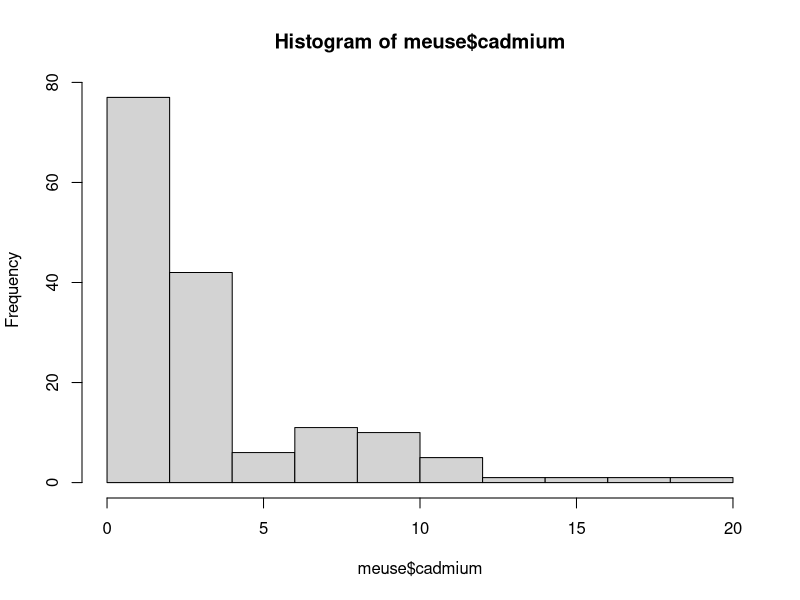
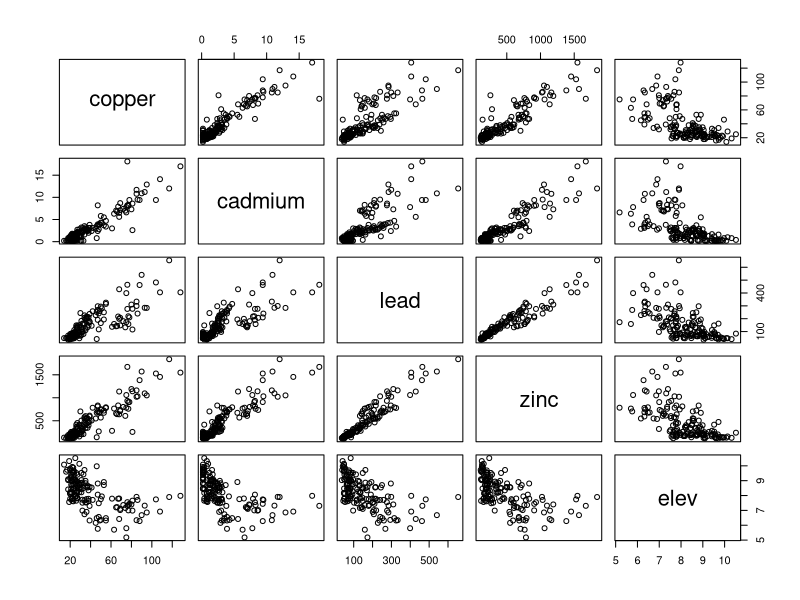
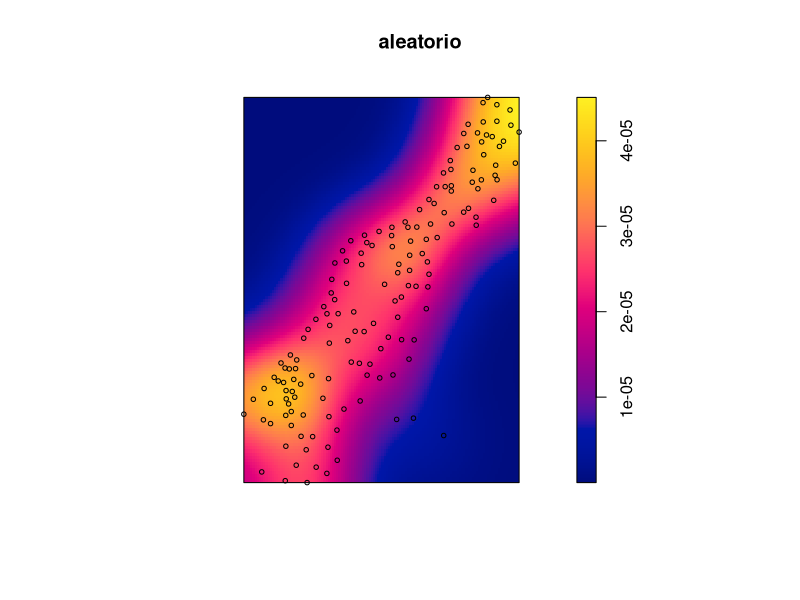
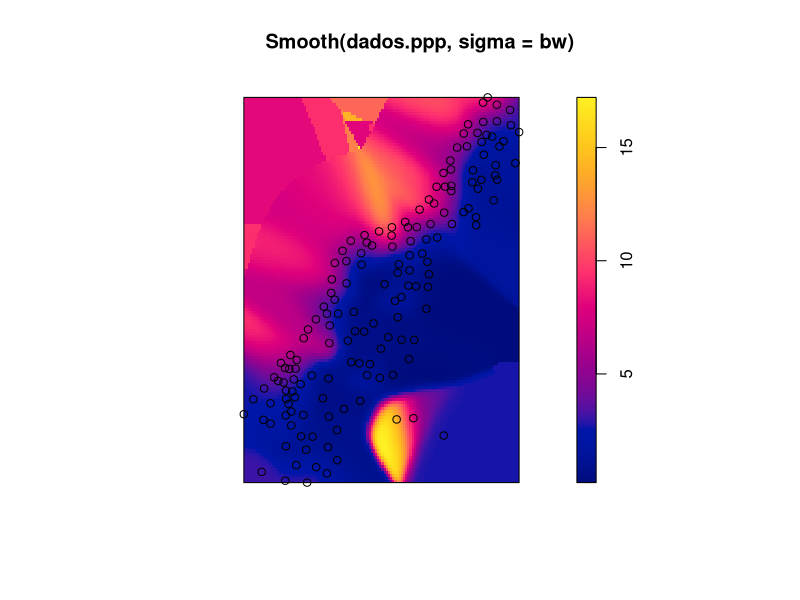
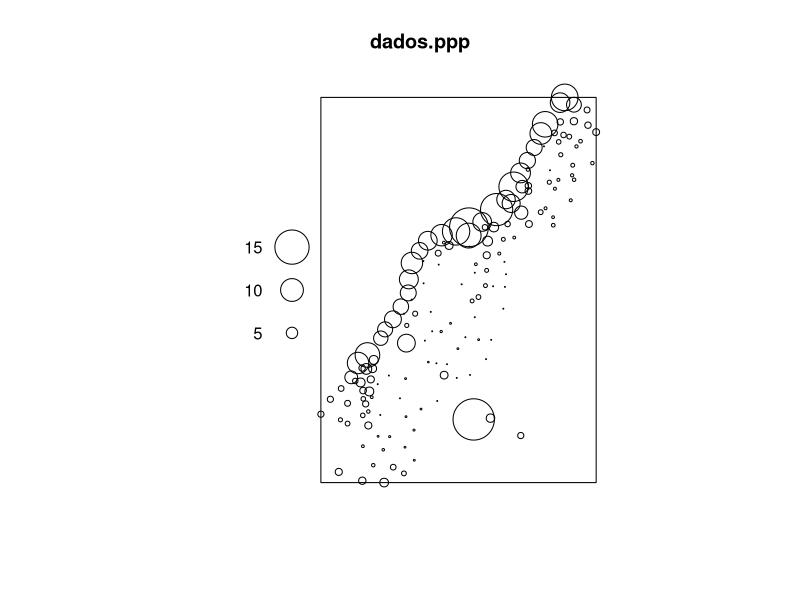
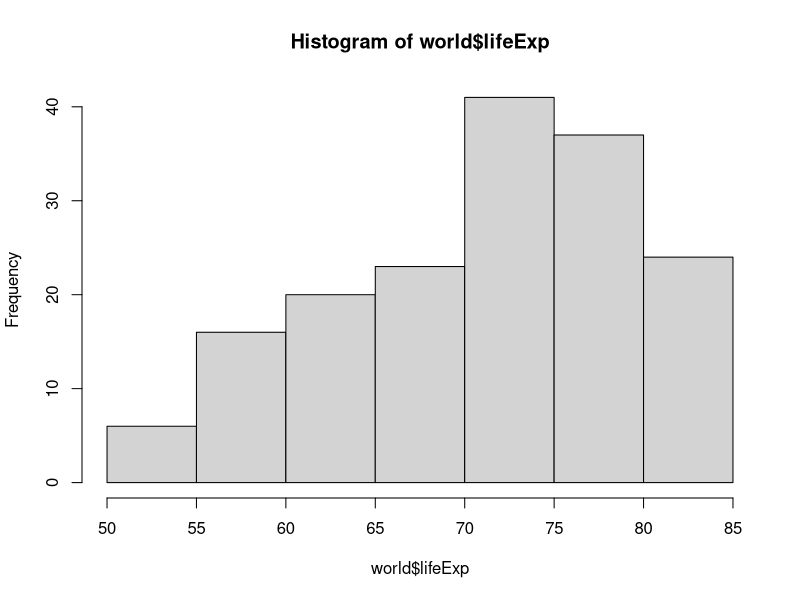
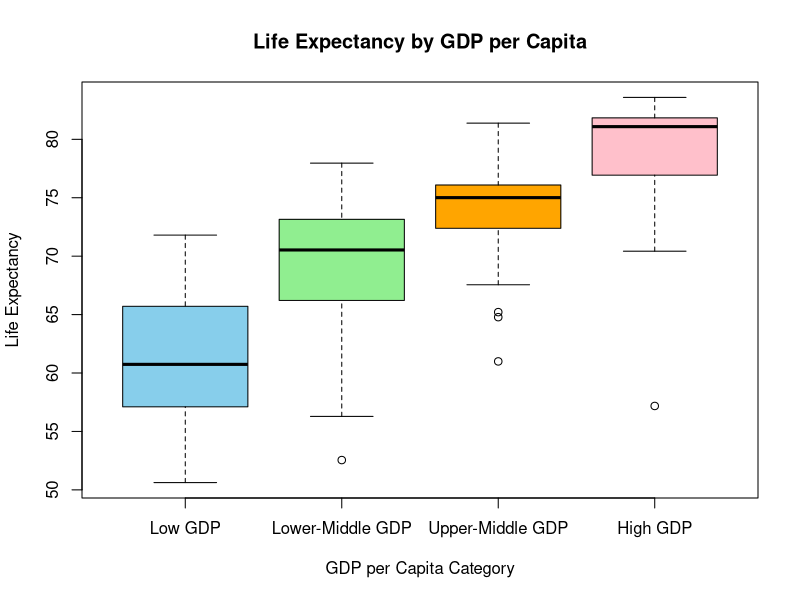

The R script that drew these images, in order: (Note: this script raises an error after producing the figures.)
library(spData)
library(spatstat)
library(ggplot2)
library(sp)


###dataset dados geoestatísticos
?meuse
data(meuse)
summary(meuse)
hist(meuse$cadmium)
?apply
apply(meuse, 2, sd, na.rm = TRUE)
apply(meuse, 2, var, na.rm = TRUE)
sapply(meuse, class)
cor(meuse[, sapply(meuse, is.numeric)], use = "complete.obs")
plot(meuse[, c("copper", "cadmium","lead","zinc","elev")])

#cadmium
dados.ppp <- ppp(x=meuse$x, y=meuse$y, marks=meuse$cadmium, 
                 owin(xrange=range(meuse$x), yrange=range(meuse$y)))
plot(density.ppp(dados.ppp), main="aleatorio")
points(dados.ppp, cex=0.6)


bw <- bw.smoothppp(dados.ppp)

plot(Smooth(dados.ppp, sigma=bw)) #este gráfico está nos a causar um pouco de confusão pelo facto de marcar a vermelho zonas sem observações
points(meuse, add=T)

plot(dados.ppp)


###dataset dados agregados

?world

class(world)
summary(world)
hist(world$lifeExp)
apply(world[, sapply(world, is.numeric)], 2, sd, na.rm = TRUE)
apply(world[, sapply(world, is.numeric)], 2, var, na.rm = TRUE)
sapply(world, class)
cor(world[, sapply(world, is.numeric)], use = "complete.obs")
world$gdpPercapCategory <- cut(
  world$gdpPercap,
  breaks = quantile(world$gdpPercap, probs = seq(0, 1, by = 0.25), na.rm = TRUE),
  include.lowest = TRUE,
  labels = c("Low GDP", "Lower-Middle GDP", "Upper-Middle GDP", "High GDP")
)


boxplot(
  lifeExp ~ gdpPercapCategory,
  data = world,
  main = "Life Expectancy by GDP per Capita",
  xlab = "GDP per Capita Category",
  ylab = "Life Expectancy",
  col = c("skyblue", "lightgreen", "orange", "pink")
)


??st_crs
st_crs(world)


ggplot(data = world) +
  geom_sf(aes(fill = lifeExp)) +         # Map life expectancy to fill color
  scale_fill_viridis_c(option = "plasma",  # Use a colorblind-friendly scale
                       name = "Life Expectancy") + 
  theme_minimal() +                     # Minimalistic theme
  labs(title = "World Map: Life Expectancy",
       subtitle = "Highlighting life expectancy by country") +
  theme(
    axis.text = element_blank(),         # Remove axis labels
    axis.ticks = element_blank(),
    panel.grid = element_blank()         # Remove grid lines
  )

ggplot(world, aes(x = gdpPercap, y = lifeExp)) +
  geom_point(aes(color = continent), alpha = 0.7, size = 3) +
  geom_smooth(method = "lm", color = "black", linetype = "dashed") +
  scale_x_log10() +
  labs(
    title = "Relationship Between GDP per Capita and Life Expectancy",
    x = "GDP per Capita (log scale)",
    y = "Life Expectancy"
  ) +
  theme_minimal()

ggplot(world, aes(x = lifeExp, fill = continent)) +
  geom_density(alpha = 0.6) +
  labs(
    title = "Density of Life Expectancy by Continent",
    x = "Life Expectancy",
    y = "Density"
  ) +
  theme_minimal()
